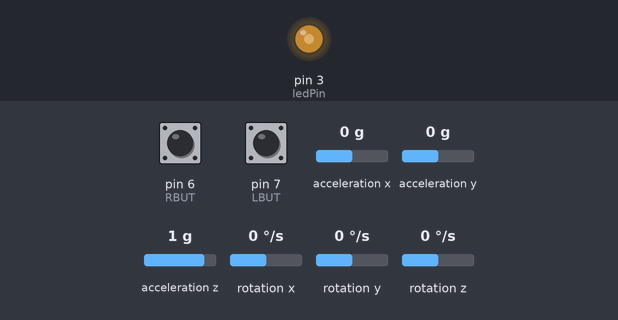
A sketch run on a simulated Arduino Uno, built with avr-gcc and run on an emulated ATmega328P. On the bench: output pins drawn as LEDs (lit = HIGH). The inputs (shaded band) are chosen by the test bench; at power-on: pin 6 (RBUT) HIGH, pin 7 (LBUT) HIGH, acceleration x 0 g, acceleration y 0 g, acceleration z 1 g, rotation x 0 °/s, rotation y 0 °/s, rotation z 0 °/s. No radio packets arrive unless stated.

Above: at 1.2 s.
1.3 s: pin 6 (RBUT) pulled LOW for 0.15 s
At 1.38 s:
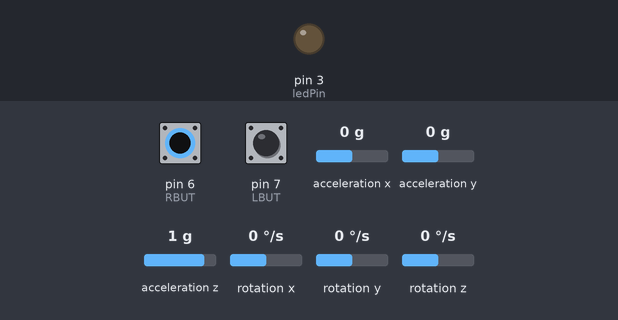
2.9 s: pin 6 (RBUT) pulled LOW for 3.2 s
At 6.8 s:
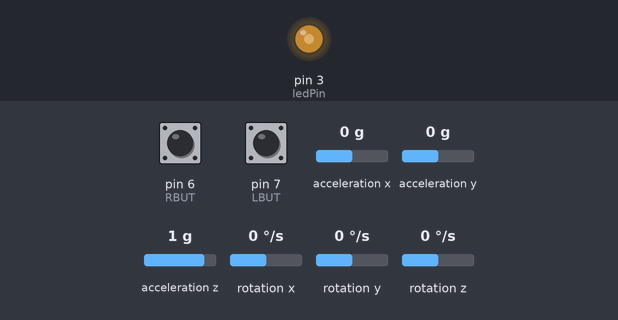
7.6 s: pin 7 (LBUT) pulled LOW for 3.2 s
At 8.5 s:
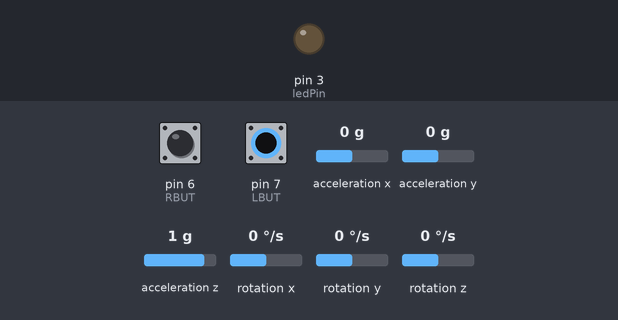
Timing chart, 0 to 12.3 s (numbered marks = the images above; inputs shaded):
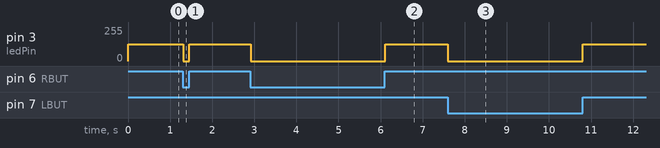

The sketch:

ard_transmitter_tx_mk5.ino
```cpp
//code name project pointer
//transmitter code>>>

#include <SPI.h>
#include <nRF24L01.h>
#include <RF24.h>
#include <Wire.h>
#include <I2Cdev.h>
#include <MPU6050.h>

int ledPin=3;
const int LBUT = 7;  //define left button digital pin 7
const int RBUT = 6;  //define right button digital pin 6
int buttonStatel = 0;   //buttonleft
int buttonStater = 0;   //buttonright

RF24 radio(10, 9); // CE, CSN

const byte address[6] = "00001";

MPU6050 mpu;
int16_t ax, ay, az, gx, gy, gz;
int count = 0;

struct big_data{  //structure for sending all the data
int16_t gxaxis;
int16_t gzaxis;

int lbutton;
int rbutton;
};
big_data data;


void setup() {
  pinMode(ledPin, OUTPUT); // set LED pin as output

  pinMode(LBUT, INPUT_PULLUP);
  digitalWrite(LBUT, HIGH);

  pinMode(RBUT, INPUT_PULLUP);
  digitalWrite(RBUT, HIGH);


  mpu.initialize();
  Wire.begin();
  mpu.initialize();
  if (!mpu.testConnection()) {
    while (1);
  }

  Serial.begin(9600);
  radio.begin();
  radio.openWritingPipe(address);
  radio.setPALevel(RF24_PA_MIN);
  radio.stopListening();
}


void loop()
{

  analogWrite(ledPin, 125); // set LED brightness using PWM BRIGHTNESS OF 50% of 255

  int angleV = 0;
  mpu.getMotion6(&ax, &ay, &az, &gx, &gy, &gz);

  data.gxaxis=gx;
  data.gzaxis=gz;


  //button>>>>>>>>>>>>>>>>>>>>>>>>>>>>> START

  if (digitalRead(LBUT) == LOW) {
  buttonStatel = 1;
    analogWrite(ledPin, 0); // set LED brightness using PWM brightness of led set to 50%of255
    delay(10);
  }
  else
  {
    buttonStatel = 0;
  }


  if (digitalRead(RBUT) == LOW){
    buttonStater = 1;
    analogWrite(ledPin, 0); // set LED brightness using PWM brightness of led set to 50%of255
    delay(10);
  }
  else
  {
    buttonStater = 0;
  }

  data.lbutton=buttonStatel;
  data.rbutton=buttonStater;

  radio.write(&data,sizeof(big_data));  //sends the struct data packet
  delay(10);
}
```

Measured:
- after the input at 1.3 s, pin 3 (ledPin): 125/255 → 0/255 at once, → 125/255 0.15 s later
- after the input at 2.9 s, pin 3 (ledPin): 125/255 → 0/255 at once, → 125/255 3.2 s later
- after the input at 7.6 s, pin 3 (ledPin): 125/255 → 0/255 at once, → 125/255 3.2 s later
